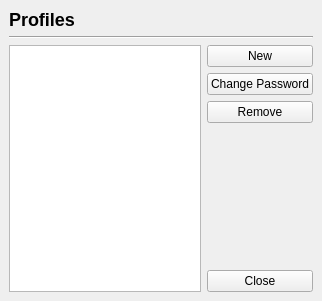
<ui version="4.0" >
 <class>profilesWindow</class>
 <widget class="QMainWindow" name="profilesWindow" >
  <property name="geometry" >
   <rect>
    <x>0</x>
    <y>0</y>
    <width>322</width>
    <height>301</height>
   </rect>
  </property>
  <property name="windowTitle" >
   <string>Profiles</string>
  </property>
  <property name="windowIcon" >
   <iconset>images/16x16/apps/jabbim.png</iconset>
  </property>
  <widget class="QWidget" name="centralwidget" >
   <layout class="QGridLayout" >
    <item row="0" column="0" colspan="2" >
     <widget class="QLabel" name="label" >
      <property name="text" >
       <string>&lt;h2>Profiles&lt;/h2></string>
      </property>
     </widget>
    </item>
    <item row="1" column="0" colspan="2" >
     <widget class="Line" name="line" >
      <property name="orientation" >
       <enum>Qt::Horizontal</enum>
      </property>
     </widget>
    </item>
    <item rowspan="5" row="2" column="0" >
     <widget class="QListWidget" name="profilesList" >
      <property name="iconSize" >
       <size>
        <width>22</width>
        <height>22</height>
       </size>
      </property>
     </widget>
    </item>
    <item row="2" column="1" >
     <widget class="QPushButton" name="newProfile" >
      <property name="text" >
       <string>New</string>
      </property>
     </widget>
    </item>
    <item row="3" column="1" >
     <widget class="QPushButton" name="changePassword" >
      <property name="text" >
       <string>Change Password</string>
      </property>
     </widget>
    </item>
    <item row="4" column="1" >
     <widget class="QPushButton" name="removeProfile" >
      <property name="text" >
       <string>Remove</string>
      </property>
     </widget>
    </item>
    <item row="5" column="1" >
     <spacer>
      <property name="orientation" >
       <enum>Qt::Vertical</enum>
      </property>
      <property name="sizeHint" >
       <size>
        <width>20</width>
        <height>141</height>
       </size>
      </property>
     </spacer>
    </item>
    <item row="6" column="1" >
     <widget class="QPushButton" name="pushButton" >
      <property name="text" >
       <string>Close</string>
      </property>
     </widget>
    </item>
   </layout>
  </widget>
 </widget>
 <resources/>
 <connections>
  <connection>
   <sender>pushButton</sender>
   <signal>clicked()</signal>
   <receiver>profilesWindow</receiver>
   <slot>close()</slot>
   <hints>
    <hint type="sourcelabel" >
     <x>293</x>
     <y>288</y>
    </hint>
    <hint type="destinationlabel" >
     <x>282</x>
     <y>218</y>
    </hint>
   </hints>
  </connection>
 </connections>
</ui>
